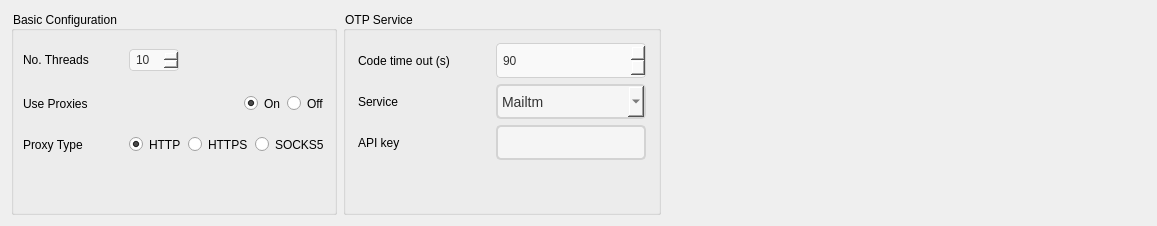
            <widget class="QFrame" name="page_settings_frame">
             <property name="styleSheet">
              <string notr="true">QFrame {
	border: 0;
}</string>
             </property>
             <property name="frameShape">
              <enum>QFrame::StyledPanel</enum>
             </property>
             <property name="frameShadow">
              <enum>QFrame::Raised</enum>
             </property>
             <layout class="QVBoxLayout" name="verticalLayout_29">
              <item>
               <widget class="QFrame" name="setting_frame_1">
                <property name="styleSheet">
                 <string notr="true">#setting_fram_2 {border: 0;}</string>
                </property>
                <property name="frameShape">
                 <enum>QFrame::StyledPanel</enum>
                </property>
                <property name="frameShadow">
                 <enum>QFrame::Raised</enum>
                </property>
                <layout class="QHBoxLayout" name="horizontalLayout_2">
                 <property name="leftMargin">
                  <number>0</number>
                 </property>
                 <property name="topMargin">
                  <number>0</number>
                 </property>
                 <property name="rightMargin">
                  <number>0</number>
                 </property>
                 <property name="bottomMargin">
                  <number>0</number>
                 </property>
                 <item>
                  <widget class="QGroupBox" name="basic_configuration">
                   <property name="maximumSize">
                    <size>
                     <width>16777215</width>
                     <height>300</height>
                    </size>
                   </property>
                   <property name="styleSheet">
                    <string notr="true">color: #000;</string>
                   </property>
                   <property name="title">
                    <string>Basic Configuration</string>
                   </property>
                   <layout class="QVBoxLayout" name="verticalLayout_5">
                    <item>
                     <widget class="QFrame" name="frame_facebook_limit_threads">
                      <property name="minimumSize">
                       <size>
                        <width>0</width>
                        <height>40</height>
                       </size>
                      </property>
                      <property name="maximumSize">
                       <size>
                        <width>16777215</width>
                        <height>40</height>
                       </size>
                      </property>
                      <property name="styleSheet">
                       <string notr="true">border: 0;</string>
                      </property>
                      <property name="frameShape">
                       <enum>QFrame::StyledPanel</enum>
                      </property>
                      <property name="frameShadow">
                       <enum>QFrame::Raised</enum>
                      </property>
                      <layout class="QHBoxLayout" name="horizontalLayout_49">
                       <property name="leftMargin">
                        <number>0</number>
                       </property>
                       <property name="topMargin">
                        <number>0</number>
                       </property>
                       <property name="rightMargin">
                        <number>0</number>
                       </property>
                       <property name="bottomMargin">
                        <number>0</number>
                       </property>
                       <item>
                        <widget class="QLabel" name="facebook_max_threads_label">
                         <property name="minimumSize">
                          <size>
                           <width>100</width>
                           <height>0</height>
                          </size>
                         </property>
                         <property name="maximumSize">
                          <size>
                           <width>100</width>
                           <height>16777215</height>
                          </size>
                         </property>
                         <property name="styleSheet">
                          <string notr="true">color: #000;</string>
                         </property>
                         <property name="text">
                          <string>No. Threads</string>
                         </property>
                        </widget>
                       </item>
                       <item>
                        <widget class="QSpinBox" name="qspin_max_thread">
                         <property name="minimumSize">
                          <size>
                           <width>50</width>
                           <height>0</height>
                          </size>
                         </property>
                         <property name="maximumSize">
                          <size>
                           <width>50</width>
                           <height>16777215</height>
                          </size>
                         </property>
                         <property name="styleSheet">
                          <string notr="true">QSpinBox {
    border: 1px solid #d1d1d1;
    border-radius: 4px;
    padding: 2px 4px;
    background-color: #f9f9f9;
    color: #333;
    font: 12px &quot;Arial&quot;;
}

QSpinBox::down-button:hover {
    background-color: #dcdcdc;
}
</string>
                         </property>
                         <property name="maximum">
                          <number>9999</number>
                         </property>
                         <property name="value">
                          <number>10</number>
                         </property>
                        </widget>
                       </item>
                       <item>
                        <spacer name="horizontalSpacer_21">
                         <property name="orientation">
                          <enum>Qt::Horizontal</enum>
                         </property>
                         <property name="sizeHint" stdset="0">
                          <size>
                           <width>40</width>
                           <height>20</height>
                          </size>
                         </property>
                        </spacer>
                       </item>
                      </layout>
                     </widget>
                    </item>
                    <item>
                     <widget class="QFrame" name="frame_enable_proxy">
                      <property name="minimumSize">
                       <size>
                        <width>0</width>
                        <height>35</height>
                       </size>
                      </property>
                      <property name="maximumSize">
                       <size>
                        <width>16777215</width>
                        <height>35</height>
                       </size>
                      </property>
                      <property name="styleSheet">
                       <string notr="true">border: 0;</string>
                      </property>
                      <property name="frameShape">
                       <enum>QFrame::StyledPanel</enum>
                      </property>
                      <property name="frameShadow">
                       <enum>QFrame::Raised</enum>
                      </property>
                      <layout class="QHBoxLayout" name="horizontalLayout_22">
                       <property name="leftMargin">
                        <number>0</number>
                       </property>
                       <property name="topMargin">
                        <number>0</number>
                       </property>
                       <property name="rightMargin">
                        <number>0</number>
                       </property>
                       <property name="bottomMargin">
                        <number>0</number>
                       </property>
                       <item>
                        <widget class="QLabel" name="label_enable_proxy">
                         <property name="styleSheet">
                          <string notr="true">color: #000;</string>
                         </property>
                         <property name="text">
                          <string>Use Proxies</string>
                         </property>
                        </widget>
                       </item>
                       <item>
                        <spacer name="horizontalSpacer_9">
                         <property name="orientation">
                          <enum>Qt::Horizontal</enum>
                         </property>
                         <property name="sizeHint" stdset="0">
                          <size>
                           <width>40</width>
                           <height>20</height>
                          </size>
                         </property>
                        </spacer>
                       </item>
                       <item>
                        <widget class="QRadioButton" name="radio_button_enable_proxy">
                         <property name="cursor">
                          <cursorShape>PointingHandCursor</cursorShape>
                         </property>
                         <property name="styleSheet">
                          <string notr="true">color: #000;</string>
                         </property>
                         <property name="text">
                          <string>On</string>
                         </property>
                         <property name="checked">
                          <bool>true</bool>
                         </property>
                        </widget>
                       </item>
                       <item>
                        <widget class="QRadioButton" name="radio_button_disable_proxy">
                         <property name="cursor">
                          <cursorShape>PointingHandCursor</cursorShape>
                         </property>
                         <property name="styleSheet">
                          <string notr="true">color: #000;</string>
                         </property>
                         <property name="text">
                          <string>Off</string>
                         </property>
                         <property name="checked">
                          <bool>false</bool>
                         </property>
                        </widget>
                       </item>
                      </layout>
                     </widget>
                    </item>
                    <item>
                     <widget class="QFrame" name="frame_poxy_type">
                      <property name="minimumSize">
                       <size>
                        <width>0</width>
                        <height>35</height>
                       </size>
                      </property>
                      <property name="maximumSize">
                       <size>
                        <width>16777215</width>
                        <height>35</height>
                       </size>
                      </property>
                      <property name="styleSheet">
                       <string notr="true">border: 0;</string>
                      </property>
                      <property name="frameShape">
                       <enum>QFrame::StyledPanel</enum>
                      </property>
                      <property name="frameShadow">
                       <enum>QFrame::Raised</enum>
                      </property>
                      <layout class="QHBoxLayout" name="horizontalLayout_21">
                       <property name="leftMargin">
                        <number>0</number>
                       </property>
                       <property name="topMargin">
                        <number>0</number>
                       </property>
                       <property name="rightMargin">
                        <number>0</number>
                       </property>
                       <property name="bottomMargin">
                        <number>0</number>
                       </property>
                       <item>
                        <widget class="QLabel" name="label_proxy_type">
                         <property name="styleSheet">
                          <string notr="true">color: #000;</string>
                         </property>
                         <property name="text">
                          <string>Proxy Type</string>
                         </property>
                        </widget>
                       </item>
                       <item>
                        <spacer name="horizontalSpacer_6">
                         <property name="orientation">
                          <enum>Qt::Horizontal</enum>
                         </property>
                         <property name="sizeHint" stdset="0">
                          <size>
                           <width>40</width>
                           <height>20</height>
                          </size>
                         </property>
                        </spacer>
                       </item>
                       <item>
                        <widget class="QRadioButton" name="radio_button_http">
                         <property name="cursor">
                          <cursorShape>PointingHandCursor</cursorShape>
                         </property>
                         <property name="styleSheet">
                          <string notr="true">color: #000;</string>
                         </property>
                         <property name="text">
                          <string>HTTP</string>
                         </property>
                         <property name="checked">
                          <bool>true</bool>
                         </property>
                        </widget>
                       </item>
                       <item>
                        <widget class="QRadioButton" name="radio_button_https">
                         <property name="cursor">
                          <cursorShape>PointingHandCursor</cursorShape>
                         </property>
                         <property name="styleSheet">
                          <string notr="true">color: #000;</string>
                         </property>
                         <property name="text">
                          <string>HTTPS</string>
                         </property>
                         <property name="checked">
                          <bool>false</bool>
                         </property>
                        </widget>
                       </item>
                       <item>
                        <widget class="QRadioButton" name="radio_button_socks5">
                         <property name="enabled">
                          <bool>true</bool>
                         </property>
                         <property name="cursor">
                          <cursorShape>PointingHandCursor</cursorShape>
                         </property>
                         <property name="styleSheet">
                          <string notr="true">color: #000;</string>
                         </property>
                         <property name="text">
                          <string>SOCKS5</string>
                         </property>
                         <property name="checked">
                          <bool>false</bool>
                         </property>
                        </widget>
                       </item>
                      </layout>
                     </widget>
                    </item>
                    <item>
                     <spacer name="verticalSpacer_8">
                      <property name="orientation">
                       <enum>Qt::Vertical</enum>
                      </property>
                      <property name="sizeHint" stdset="0">
                       <size>
                        <width>20</width>
                        <height>40</height>
                       </size>
                      </property>
                     </spacer>
                    </item>
                   </layout>
                  </widget>
                 </item>
                 <item>
                  <widget class="QGroupBox" name="setting_otp_service_group">
                   <property name="maximumSize">
                    <size>
                     <width>16777215</width>
                     <height>300</height>
                    </size>
                   </property>
                   <property name="styleSheet">
                    <string notr="true">color: #000;</string>
                   </property>
                   <property name="title">
                    <string>OTP Service</string>
                   </property>
                   <layout class="QVBoxLayout" name="verticalLayout_23">
                    <property name="leftMargin">
                     <number>12</number>
                    </property>
                    <property name="topMargin">
                     <number>12</number>
                    </property>
                    <property name="rightMargin">
                     <number>12</number>
                    </property>
                    <property name="bottomMargin">
                     <number>12</number>
                    </property>
                    <item>
                     <widget class="QFrame" name="frame_wait_code_timeout">
                      <property name="styleSheet">
                       <string notr="true">border: 0;</string>
                      </property>
                      <property name="frameShape">
                       <enum>QFrame::StyledPanel</enum>
                      </property>
                      <property name="frameShadow">
                       <enum>QFrame::Raised</enum>
                      </property>
                      <layout class="QHBoxLayout" name="horizontalLayout_40">
                       <property name="leftMargin">
                        <number>0</number>
                       </property>
                       <property name="topMargin">
                        <number>0</number>
                       </property>
                       <property name="rightMargin">
                        <number>0</number>
                       </property>
                       <property name="bottomMargin">
                        <number>0</number>
                       </property>
                       <item>
                        <widget class="QLabel" name="label_wait_code_timeout">
                         <property name="styleSheet">
                          <string notr="true">color: #000;</string>
                         </property>
                         <property name="text">
                          <string>Code time out (s)</string>
                         </property>
                        </widget>
                       </item>
                       <item>
                        <spacer name="horizontalSpacer_3">
                         <property name="orientation">
                          <enum>Qt::Horizontal</enum>
                         </property>
                         <property name="sizeHint" stdset="0">
                          <size>
                           <width>40</width>
                           <height>20</height>
                          </size>
                         </property>
                        </spacer>
                       </item>
                       <item>
                        <widget class="QSpinBox" name="qspin_wait_code_timeout">
                         <property name="minimumSize">
                          <size>
                           <width>150</width>
                           <height>35</height>
                          </size>
                         </property>
                         <property name="maximumSize">
                          <size>
                           <width>150</width>
                           <height>35</height>
                          </size>
                         </property>
                         <property name="styleSheet">
                          <string notr="true">QSpinBox {
    border: 1px solid #d1d1d1;
    border-radius: 4px;
    padding: 2px 4px;
    background-color: #f9f9f9;
    color: #333;
    font: 12px &quot;Arial&quot;;
}

QSpinBox::down-button:hover {
    background-color: #dcdcdc;
}
</string>
                         </property>
                         <property name="maximum">
                          <number>9999</number>
                         </property>
                         <property name="value">
                          <number>90</number>
                         </property>
                        </widget>
                       </item>
                      </layout>
                     </widget>
                    </item>
                    <item>
                     <widget class="QFrame" name="frame_otp_service">
                      <property name="styleSheet">
                       <string notr="true">border: 0;</string>
                      </property>
                      <property name="frameShape">
                       <enum>QFrame::StyledPanel</enum>
                      </property>
                      <property name="frameShadow">
                       <enum>QFrame::Raised</enum>
                      </property>
                      <layout class="QHBoxLayout" name="horizontalLayout_41">
                       <property name="leftMargin">
                        <number>0</number>
                       </property>
                       <property name="topMargin">
                        <number>0</number>
                       </property>
                       <property name="rightMargin">
                        <number>0</number>
                       </property>
                       <property name="bottomMargin">
                        <number>0</number>
                       </property>
                       <item>
                        <widget class="QLabel" name="label_otp_service">
                         <property name="styleSheet">
                          <string notr="true">color: #000;</string>
                         </property>
                         <property name="text">
                          <string>Service</string>
                         </property>
                        </widget>
                       </item>
                       <item>
                        <spacer name="horizontalSpacer_7">
                         <property name="orientation">
                          <enum>Qt::Horizontal</enum>
                         </property>
                         <property name="sizeHint" stdset="0">
                          <size>
                           <width>40</width>
                           <height>20</height>
                          </size>
                         </property>
                        </spacer>
                       </item>
                       <item>
                        <widget class="QComboBox" name="otp_service_select_options">
                         <property name="minimumSize">
                          <size>
                           <width>150</width>
                           <height>35</height>
                          </size>
                         </property>
                         <property name="maximumSize">
                          <size>
                           <width>150</width>
                           <height>35</height>
                          </size>
                         </property>
                         <property name="styleSheet">
                          <string notr="true">QComboBox {
    background-color: #f5f5f5;
    border: 2px solid #d3d3d3;
    border-radius: 5px;
    padding: 5px 4px;
    font-size: 14px;
    color: #333333;
}

QComboBox:focus {
    border: 2px solid #4caf50;
    background-color: #ffffff;
}

QComboBox:hover {
    border: 2px solid #90caf9;
}

QComboBox QAbstractItemView {
	min-height: 40px;
	border: 1px solid rgb(168, 168, 168);
	border-bottom-left-radius: 5px;
	border-bottom-right-radius: 5px;
	selection-background-color: lightblue;
}</string>
                         </property>
                         <item>
                          <property name="text">
                           <string>Mailtm</string>
                          </property>
                         </item>
                        </widget>
                       </item>
                      </layout>
                     </widget>
                    </item>
                    <item>
                     <widget class="QFrame" name="frame_otp_service_api_key">
                      <property name="styleSheet">
                       <string notr="true">border: 0;</string>
                      </property>
                      <property name="frameShape">
                       <enum>QFrame::StyledPanel</enum>
                      </property>
                      <property name="frameShadow">
                       <enum>QFrame::Raised</enum>
                      </property>
                      <layout class="QHBoxLayout" name="horizontalLayout_42">
                       <property name="leftMargin">
                        <number>0</number>
                       </property>
                       <property name="topMargin">
                        <number>0</number>
                       </property>
                       <property name="rightMargin">
                        <number>0</number>
                       </property>
                       <property name="bottomMargin">
                        <number>0</number>
                       </property>
                       <item>
                        <widget class="QLabel" name="label_otp_service_api_key">
                         <property name="styleSheet">
                          <string notr="true">color: #000;</string>
                         </property>
                         <property name="text">
                          <string>API key</string>
                         </property>
                        </widget>
                       </item>
                       <item>
                        <spacer name="horizontalSpacer_8">
                         <property name="orientation">
                          <enum>Qt::Horizontal</enum>
                         </property>
                         <property name="sizeHint" stdset="0">
                          <size>
                           <width>40</width>
                           <height>20</height>
                          </size>
                         </property>
                        </spacer>
                       </item>
                       <item>
                        <widget class="QLineEdit" name="otp_service_api_key_input">
                         <property name="minimumSize">
                          <size>
                           <width>150</width>
                           <height>35</height>
                          </size>
                         </property>
                         <property name="maximumSize">
                          <size>
                           <width>150</width>
                           <height>35</height>
                          </size>
                         </property>
                         <property name="styleSheet">
                          <string notr="true">QLineEdit {
    background-color: #f5f5f5;
    border: 2px solid #d3d3d3;
    border-radius: 5px;
    padding: 5px 4px;
    font-size: 14px;
    color: #333333;
}

QLineEdit:focus {
    border: 2px solid #4caf50;
    background-color: #ffffff;
}

QLineEdit:hover {
    border: 2px solid #90caf9;
}</string>
                         </property>
                         <property name="text">
                          <string/>
                         </property>
                         <property name="echoMode">
                          <enum>QLineEdit::PasswordEchoOnEdit</enum>
                         </property>
                        </widget>
                       </item>
                      </layout>
                     </widget>
                    </item>
                    <item>
                     <spacer name="verticalSpacer_6">
                      <property name="orientation">
                       <enum>Qt::Vertical</enum>
                      </property>
                      <property name="sizeHint" stdset="0">
                       <size>
                        <width>20</width>
                        <height>40</height>
                       </size>
                      </property>
                     </spacer>
                    </item>
                   </layout>
                  </widget>
                 </item>
                 <item>
                  <spacer name="horizontalSpacer">
                   <property name="orientation">
                    <enum>Qt::Horizontal</enum>
                   </property>
                   <property name="sizeHint" stdset="0">
                    <size>
                     <width>485</width>
                     <height>20</height>
                    </size>
                   </property>
                  </spacer>
                 </item>
                </layout>
               </widget>
              </item>
             </layout>
            </widget>
